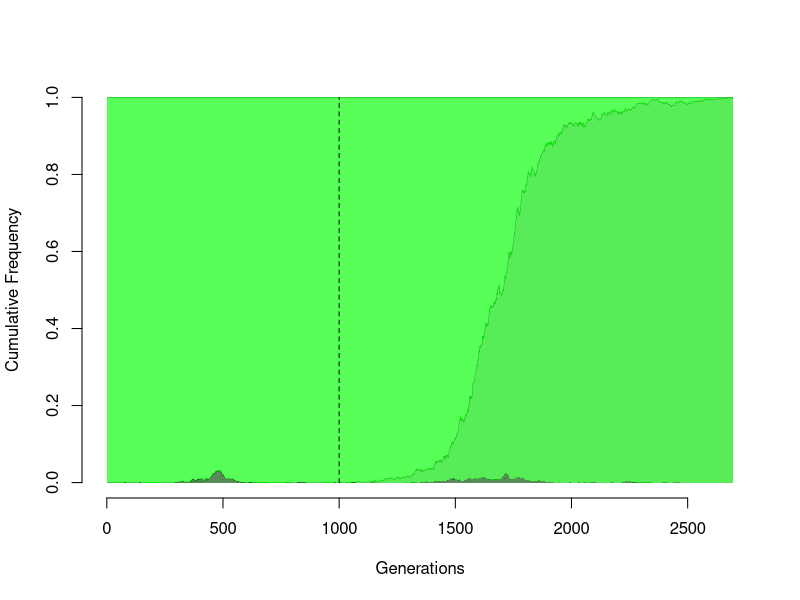

Generate this figure with R: (Note: this script raises an error after producing the figure.)
SoftSweepSim <- function ( N_A , N_a , s1 , s2 = NULL , h , switch = 0 , mu , gens , mut.index = 1001 , stop.at.fix = TRUE , reuse.mutant.classes = FALSE , suppress.output = FALSE , suppress.plot = FALSE , sort.mutation.time = FALSE ) {
	options ( error = recover )
	
	##########################
	####### Initialize #######
	##########################	
	
	num.A.class <- length ( N_A )
	num.a.class <- length ( N_a )
	pA.vect <- matrix ( c ( N_A / sum ( N_A , N_a ), rep ( 0, length ( N_A ) ) ) , nrow = num.A.class , ncol = 1 )	
	pa.vect <- matrix ( c ( N_a / sum ( N_A , N_a ), rep ( 0, length ( N_a ) ) ) , nrow = num.a.class , ncol = 1 )	
	A.classes <- 1 : num.A.class
	a.classes <- mut.index : ( mut.index + num.a.class -1 )
	if ( switch > 0 ){
		s <- s1
	} else {
		s <- s2
	}
	allele.classes.all <- c ( A.classes , mut.index : ( mut.index + ( num.a.class - 1 ) ) )
	pA.presel <- matrix ( N_A / sum ( N_A , N_a ) )
	pa.presel <- matrix ( N_a / sum ( N_A , N_a ) )
	
	
	##########################
	####### Simulation #######
	##########################
	i <- 1
	while ( ( sum ( pa.vect [ , i ] ) < 1 | stop.at.fix == FALSE ) & i < gens ) {
		if ( mu == 0 & sum ( N_a ) == 0 ) {
			cat ( "Allele lost from population. \n")
			return()
		}
		###############
		## selection ##
		###############
		pA.vect <- cbind ( pA.vect , 0 )
		pa.vect <- cbind ( pa.vect , 0 )
		pA.temp <- rowSums ( pA.presel %*% t ( pA.presel ) ) + rowSums ( pA.presel %*% t ( pa.presel ) ) * ( 1 + s )
		pa.temp <- colSums ( pa.presel %*% t ( pa.presel ) ) * ( 1 + 2*s ) + colSums ( pA.presel %*% t ( pa.presel ) ) * ( 1 + s )
		mean.fitness <- sum( pA.presel %*% t ( pA.presel ) ) + 2*sum ( pA.presel %*% t ( pa.presel ) )*( 1 + s ) + sum( pa.presel %*% t ( pa.presel ) ) * ( 1 + 2*s )
		pA.postsel <- pA.temp / mean.fitness
		pa.postsel <- pa.temp / mean.fitness
		pA.vect [ , i + 1 ] <- pA.postsel
		pa.vect [ , i + 1 ] <- c ( pa.postsel , rep ( 0 , nrow ( pa.vect ) - length ( pa.postsel ) ) )
		
		###########
		## drift ##
		###########
		next.gen <- sample ( c ( A.classes , a.classes ) , size = sum ( N_A , N_a ) , prob = c ( pA.vect [ , i + 1 ] , pa.vect [ , i + 1 ] ) , replace = TRUE )
		next.gen <- sort ( next.gen )
		allele.classes.present <- rle ( next.gen )$values
		allele.classes.absent <- allele.classes.all [ allele.classes.all %in% allele.classes.present == FALSE ]
		allele.abundance <- c ( rle ( next.gen )$lengths , rep ( 0 , length ( allele.classes.absent ) ) )
		allele.classes.all <- c ( allele.classes.present , allele.classes.absent )
		allele.abundance <- allele.abundance [ order ( allele.classes.all ) ]
		allele.classes.all <- allele.classes.all [ order ( allele.classes.all ) ]
		A.classes <- allele.classes.all [ allele.classes.all < mut.index ] 
		a.classes <- allele.classes.all [ allele.classes.all >= mut.index ] 
		N_A <- allele.abundance [ allele.classes.all < mut.index ]
		N_a <- allele.abundance [ allele.classes.all >= mut.index ]
		pA.premut <- matrix ( N_A / sum ( N_A , N_a ) )
		pa.premut <- matrix ( N_a / sum ( N_A , N_a ) )		
		
		##############
		## mutation ##
		##############
		if ( mu != 0 ) {
			## roll N_total uniform random numbers; the number that are less than 	
			mut.probs <- runif ( n = sum ( N_A , N_a ) )
			new.mutations <- sum ( mut.probs < mu )
			if ( new.mutations != 0 ) {
				# let the mutations pick parents in proportion to their frequency
				mut.from <- sort ( sample ( c ( rep ( A.classes , times = N_A ) , rep ( a.classes , times = N_a ) ) , size = new.mutations , replace = FALSE ) )
				mutating.alleles <- rle ( mut.from )$values
				non.mutating.alleles <- allele.classes.all [ allele.classes.all %in% mutating.alleles == FALSE ]
				mutation.counts.all.alleles <- c ( rle ( mut.from )$lengths , rep ( 0 , length ( non.mutating.alleles ) ) )
				mutation.id.all.alleles <- c ( mutating.alleles , non.mutating.alleles )
				mutation.counts.all.alleles <- mutation.counts.all.alleles [ order ( mutation.id.all.alleles ) ]
				mutation.id.all.alleles <- mutation.id.all.alleles [ order ( mutation.id.all.alleles ) ]
				mut.from.A <- mutation.counts.all.alleles [ mutation.id.all.alleles < mut.index ]
				mut.from.a <- mutation.counts.all.alleles [ mutation.id.all.alleles >= mut.index ]
				if ( reuse.mutant.classes == TRUE ) {
					idx <- c( a.classes [ N_a == 0 ] , ( max ( mutation.id.all.alleles ) + 1 ) : ( max ( mutation.id.all.alleles ) + new.mutations ) )
					new.mut.idx <- idx [ 1 : new.mutations ]
					new.IDs <- new.mut.idx [ new.mut.idx %in% a.classes == FALSE ]
				} else if ( reuse.mutant.classes == FALSE ) {
					new.mut.idx <- new.IDs <- ( max ( mutation.id.all.alleles ) + 1 ) : ( max ( mutation.id.all.alleles ) + new.mutations )
				}
				a.classes <- c ( a.classes, new.IDs )
				N_a <- c ( N_a , rep ( 0 , length ( new.IDs ) ) )
				pa.vect <- rbind ( pa.vect , matrix ( 0 , nrow = length ( new.IDs ) , ncol = ncol ( pa.vect ) ) )
				N_a [ a.classes %in% new.mut.idx ] <- 1
				N_A <- N_A - mut.from.A
				N_a [ a.classes %in% new.IDs == FALSE ] <- N_a [ a.classes %in% new.IDs == FALSE ] - mut.from.a
				allele.classes.all <- c ( A.classes , a.classes )
			}
		}
		
		#################
		## bookkeeping ##
		#################		
		if ( i == switch & is.null ( s2 ) == FALSE ) {
			s <-  s2 
		}
		i <- i + 1
		pA.presel <- matrix ( N_A / sum ( N_A , N_a ) )
		pa.presel <- matrix ( N_a / sum ( N_A , N_a ) )
		if ( i %% 20 == 0 & suppress.output == FALSE ){
			cat (  i , "p =" , sum ( pa.vect [ , i ] ) , "\n" )
		}
	}
	if ( switch > 100 ) {
		pre.switch.freqs <- pa.vect [ , 101:switch ]
	} else {
		pre.switch.freqs <- NULL
		mean.coal.prob.sim.mut.sel.drift <- NULL
		coal.prob.sim.mut.sel.drift <- NULL
	}
	
	
	##########################
	##### End Point Data #####
	##########################
	
	pA.order <- order ( pA.vect [ , ncol ( pA.vect ) ] , decreasing = FALSE ) 
	pa.order <- order ( pa.vect [ , ncol ( pa.vect ) ] , decreasing = FALSE )
	pa.lost <-  which ( pa.vect [ , ncol ( pa.vect ) ] == 0 )
	pa.fixed <- which ( pa.vect [ , ncol ( pa.vect ) ] != 0 )
	all.freqs <- rbind ( pa.vect [ pa.order , ] , pA.vect [ pA.order , ] )
	all.freqs.unsorted <- rbind ( pa.vect , pA.vect )



	##########################
	######## Plotting ########
	##########################


	if ( suppress.plot == FALSE ) {
		if ( reuse.mutant.classes == TRUE ) {	
			
			#recover()
			cum.freqs <- rbind ( 0 , apply ( all.freqs , 2 , cumsum ))
			green.mat <- matrix ( c ( rep ( 0 , length ( pa.order ) + 1 ) , seq ( from = .3 , to = 1 , length.out = length ( pa.order ) + 1 ) , rep ( 0 , length ( pa.order ) +1 ) ) , nrow = length ( pa.order ) + 1 )
			blue.mat <- matrix ( c ( rep ( 0 , 2 * length ( pA.order ) ) , seq ( from = .7 , to = 1 , length.out = length ( pA.order ) ) ) , nrow = length ( pA.order ) )
			col.vect <- rgb ( rbind ( green.mat , blue.mat) , alpha = .65 , maxColorValue = 1 )
		} else if ( sort.mutation.time == FALSE ) {
			
			cum.freqs <- rbind ( 0 , apply ( all.freqs , 2 , cumsum ))
			
			if ( length ( pa.lost ) != 0 ) {
				red.mat <- matrix ( c ( seq ( from = .3 , to = 1 , length.out = length ( pa.lost ) ) [ 1 : length ( pa.lost ) ] , rep ( 0 , 2 * length ( pa.lost ) ) ) , nrow = length ( pa.lost ) )
			} else {
				red.mat <- matrix ( nrow = 0 , ncol = 3 )
			}
			green.mat <- matrix ( c ( rep ( 0 , length ( pa.fixed ) ) , rev ( seq ( from = 1 , to = .4 , length.out = length ( pa.fixed ) ) ) [ 1 : length ( pa.fixed ) ] , rep ( 0 , length ( pa.fixed ) ) ) , nrow = length ( pa.fixed ) )
			blue.mat <- matrix ( c ( rep ( 0 , 2 * length ( pA.order ) ) , seq ( from = .7 , to = 1 , length.out = length ( pA.order ) ) ) , nrow = length ( pA.order ) )
			col.vect <- rgb ( rbind ( red.mat , green.mat , blue.mat) , alpha = .65 , maxColorValue = 1 )
		} else if ( sort.mutation.time == TRUE ) {
			cum.freqs <-  apply ( all.freqs.unsorted , 2 , cumsum )
			if ( length ( pa.lost ) != 0 ) {
				red.mat <- matrix ( c ( seq ( from = .3 , to = 1 , length.out = length ( pa.lost ) ) [ 1 : length ( pa.lost ) ] , rep ( 0 , 2 * length ( pa.lost ) ) ) , nrow = length ( pa.lost ) )
			} else {
				red.mat <- matrix ( nrow = 0 , ncol = 3 )
			}
			green.mat <- matrix ( c ( rep ( 0 , length ( pa.fixed ) ) , rev ( seq ( from = 1 , to = .4 , length.out = length ( pa.fixed ) ) ) [ 1 : length ( pa.fixed ) ] , rep ( 0 , length ( pa.fixed ) ) ) , nrow = length ( pa.fixed ) )
			blue.mat <- matrix ( c ( rep ( 0 , 2 * length ( pA.order ) ) , seq ( from = .7 , to = 1 , length.out = length ( pA.order ) ) ) , nrow = length ( pA.order ) )
							
			col.vect <- character ( nrow ( cum.freqs ) )
			col.vect [ pa.lost ] <- rgb ( red.mat , alpha = .65 , maxColorValue = 1 )
			col.vect [ pa.fixed ] <- rgb ( green.mat , alpha = .65 , maxColorValue = 1 )
			col.vect [ ( nrow ( pa.vect ) + 1 ) : nrow ( cum.freqs ) ] <- rgb ( blue.mat , alpha = .65 , maxColorValue = 1 )
		}
	#	recover()
		no.lines <- sum ( cum.freqs [ , ncol ( cum.freqs ) ] < 0.01 )
		line.vector <- c ( rep ( 0 , no.lines ) , rep ( .35 , nrow ( cum.freqs ) - no.lines ) )
		matplot ( t ( cum.freqs ) , type = "l" , lty = "solid" , lwd = line.vector , col = "black" , xlab = "Generations" , ylab = "Cumulative Frequency" , bty = "n" )
		for ( i in 1 : ( nrow ( cum.freqs ) - 1 ) ) {
			#i = i + 1
			X.ax <- which ( cum.freqs [ i , ] != cum.freqs [ i + 1 , ] )
			Y.ax1 <- cum.freqs [ i , X.ax ]
			Y.ax2 <- cum.freqs [ i + 1 , X.ax ]
			polygon ( x = c ( X.ax , rev ( X.ax ) ) , y = c ( Y.ax1 , rev ( Y.ax2 ) ) , lty = 0 , col = col.vect [ i ] )					
		}
		if ( switch > 0 ) {
			segments (x0 = switch , y0 = 0 , y1 = 1.0 , lty = 2 )
		}
	}	
	
	#mut.sel.max <- max(cum.freqs [ length (pa.lost ), ])
	#matplot ( t ( cum.freqs [1: length ( c ( pa.lost , pa.fixed ) ) , ] ) , type = "l" , lty = 1 , lwd = 1 , col = "black" , ylim = c ( 0 , mut.sel.max * 1.1 ) )
	
	
	
	if ( switch > 100 ) {
		coal.prob.sim.mut.sel.drift <- numeric ( ncol ( pre.switch.freqs ) )
		for ( i in 1 : ncol ( pre.switch.freqs ) ) {
				coal.prob.sim.mut.sel.drift [ i ] <- sum ( ( pre.switch.freqs [ , i ] / sum ( pre.switch.freqs [ , i ] ) )^2 )
		}
	mean.coal.prob.sim.mut.sel.drift <- mean ( coal.prob.sim.mut.sel.drift )
	}
	coal.prob.sim.fix <- sum( (pa.vect [ , ncol(pa.vect) ])^2 )
	coal.prob.theory.fix <- 1 / ( 1 + 2 * sum ( N_A , N_a ) * mu )
	if ( s1 < 0 ) {
		coal.prob.theory.mut.sel.determin <- 1 / ( 1 + 2 * sum ( N_A , N_a ) * mu / (1 + abs ( s1 ) ) )	
	} else {
		coal.prob.theory.mut.sel.determin = NULL
	}
	if ( suppress.output == FALSE ) {
		cat ( "Coalescence probability from simulation for lineages sampled at fixation =" , coal.prob.sim.fix , "\n" )
		cat ( "Coalescence probability from theory for lineages sampled at fixation =" , coal.prob.theory.fix , "\n" )
		if ( switch > 100 ) {
			cat ( "Coalescence probability from simulation for lineages sampled at mut-sel-drift balance =" , mean.coal.prob.sim.mut.sel.drift , "\n" )
		}
		cat ( "Coalescence probability from theory for lineages sampled at deterministic mut-sel balance =" , coal.prob.theory.mut.sel.determin , "\n" )
	}
	return ( list ( pA = pA.vect , pa = pa.vect , coal.prob.sim.fix = coal.prob.sim.fix , coal.prob.theory.fix = coal.prob.theory.fix , pre.switch.freqs = pre.switch.freqs , mean.coal.prob.sim.mut.sel.drift = mean.coal.prob.sim.mut.sel.drift , coal.prob.sim.mut.sel.drift = coal.prob.sim.mut.sel.drift) )
	
}

SweepReplicates <- function ( N_A , N_a , s1 , s2 = NULL , h , switch = 0 , shut.mut.off = FALSE , stop.at.fix = TRUE , reuse.mutant.classes = TRUE , mu , gens , mut.index = 1001 , reps , suppress.output = TRUE , suppress.plot = TRUE ){

	recover()
	#prob.at.fix <- numeric ( reps )
	#prob.at.balance <- numeric ( reps * ( switch - 100 ) )
	for ( r in 1 : reps ) {
		
		temp <- SoftSweepSim ( N_A = N_A , N_a = N_a , s1 = s1 , s2 = s2 , switch = switch , stop.at.fix = stop.at.fix , reuse.mutant.classes = reuse.mutant.classes , mu = mu , gens = gens , suppress.output = suppress.output , suppress.plot = suppress.plot )
		prob.at.fix [ r ] <- temp[[1]]
		prob.at.balance [ ( ( switch - 100 ) * ( r - 1 ) + 1 ) : ( ( r * ( switch - 100 ) - 1 ) + 1 ) ] <- temp[[2]]
		cat ( "rep =" , r , "\n" )
		if ( r %% 20 == 0 ) {	
			
			mean.prob.at.balance.only.present <- mean ( prob.at.balance [ 1 : r * ( switch - 100 ) ] , na.rm = TRUE )
			prob.at.balance.zeros <- prob.at.balance
			prob.at.balance.zeros [ is.nan ( prob.at.balance.zeros ) ] <- 0
			mean.prob.at.balance.zeros <- mean ( prob.at.balance.zeros [ 1 : r * ( switch - 100 ) ] )
			prob.hartl.theory <- 1 / ( 1 + 2 * sum ( N_a , N_A ) * mu * 1 / (1 + abs(s1) ) )
			prob.fix.herm.penn <- 1 / ( 1 + 2 * sum ( N_a , N_A ) * mu )
			prob.at.fix.sim <- mean ( prob.at.fix [1 : r ] )
			cat ( "sim prob at balance =" , mean.prob.at.balance.only.present , "\n")
			cat ( "hartl prob at balance =" , prob.hartl.theory , "\n")
			cat ( "sim prob at balance w/ zeros =" , mean.prob.at.balance.zeros , "\n")
			cat ( "herm penn prob at fix =" , prob.fix.herm.penn , "\n")
			cat ( "sim prob at fix =" , prob.at.fix.sim , "\n")
		}
	}	
	
	return ( list ( prob.at.fix = prob.at.fix , prob.at.balance = prob.at.balance ) )
	
	
}

DiversityPlot <- function ( N , mu.b , mu.n , l , r , s , threshold ){
	
	
	diversity.hard <- diversity.soft <- coal.prob.soft <- coal.prob.hard <- numeric ()
	no.mut.prob <- 1 / ( 1 + N * mu.b ) 
	no.rec.prob <- exp ( -0.5 * ( log ( N * s ) / s ) * ( l - 1 ) * r )			
		
	coal.prob.soft <- no.rec.prob * no.mut.prob
	coal.prob.hard <- no.rec.prob
		
	diversity.soft <- ( ( 2 * mu.n ) / ( 1 / ( 2 * N ) ) ) * ( 1 - coal.prob.soft [ l ] )
	diversity.hard <- ( ( 2 * mu.n ) / ( 1 / ( 2 * N ) ) ) * ( 1 - coal.prob.hard [ l ] )
	
	plot ( x = c ( - rev ( l ) , l  ) , y = c ( rev ( diversity.soft ) , diversity.soft ) , type = "l" , ylim = c ( 0 , ( ( 2 * mu.n ) / ( 1 / ( 2 * N ) ) ) * 1.1 ) , xlab = "Position" , ylab = "Diversity" )
	lines ( x = c ( - rev ( l ) , l  ) , y = c ( rev ( diversity.hard ) , diversity.hard ) , type = "l" , col = "red")

	legend ( "bottomright" , legend = c ( "Soft Sweep" , "Hard Sweep" ) , lty = 1 , col = c ( "black" , "red" ) , bty = "n" )

	recover()
	
	neutral.diversity <- 2*mu.n/(1/(2*N))
	min ( which ( diversity.hard > 0.99*neutral.diversity ) )
	
}

#DiversityPlot ( N = 20000 , mu.b = 10^-5 , mu.n = 10^-8 , l <- 1:9000000 , r = 10^-8 , s = 0.001 )




first.run <- SoftSweepSim ( N_A = c ( 10000 ) , N_a = c ( 0 ) , s1 = -0.01 , s2 = 0.01 , switch = 1000 , stop.at.fix = TRUE , reuse.mutant.classes = TRUE , mu = 10^-5 , gens = 50000 , suppress.output = FALSE , sort.mutation.time = FALSE )

temp <- SweepReplicates ( N_A = c ( 200000 ) , N_a = c ( 0 ) , s1 = -0.001 , s2 = 0.01 , switch = 0 , shut.mut.off = FALSE , stop.at.fix = TRUE , reuse.mutant.classes = TRUE , mu = 10^-5 , gens = 100000 , suppress.output = FALSE , suppress.plot = TRUE , reps = 500 )

#temp2 <- SweepReplicates ( N_A = c ( 20000 ) , N_a = c ( 0 ) , s1 = -0.1 , s2 = 0.1 , switch = 1000 , shut.mut.off = FALSE , stop.at.fix = TRUE , reuse.mutant.classes = TRUE , mu = 10^-5 , gens = 100000 , suppress.output = FALSE , suppress.plot = TRUE , reps = 500 )

#temp2 <- SweepReplicates ( N_A = c ( 20000 ) , N_a = c ( 0 ) , s1 = -0.01 , s2 = 0.1 , switch = 1000 , shut.mut.off = FALSE , stop.at.fix = TRUE , reuse.mutant.classes = TRUE , mu = 10^-5 , gens = 100000 , suppress.output = TRUE , suppress.plot = TRUE , reps = 500 )


#temp3 <- SweepReplicates ( N_A = c ( 20000 ) , N_a = c ( 0 ) , s1 = -0.01 , s2 = 0.1 , switch = 1000 , shut.mut.off = FALSE , stop.at.fix = TRUE , reuse.mutant.classes = TRUE , mu = 10^-3 , gens = 100000 , suppress.output = TRUE , suppress.plot = TRUE , reps = 500 )

#temp4 <- SweepReplicates ( N_A = c ( 1000000 ) , N_a = c ( 0 ) , s1 = -0.2 , s2 = 0.1 , switch = 400 , shut.mut.off = FALSE , stop.at.fix = TRUE , reuse.mutant.classes = TRUE , mu = 10^-5 , gens = 100000 , suppress.output = TRUE , suppress.plot = TRUE , reps = 500 )